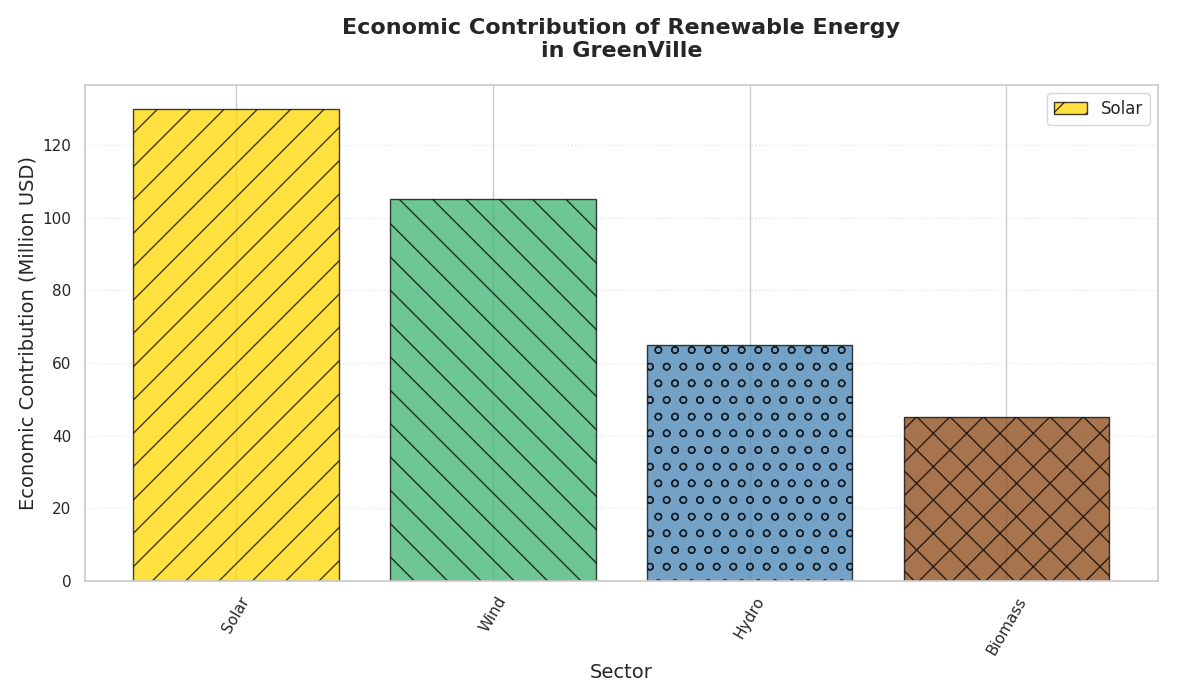

Generate this figure with Python:
import matplotlib.pyplot as plt
import numpy as np

# Data for the analysis
categories = ['Solar', 'Wind', 'Hydro', 'Biomass']
contributions = np.array([130, 105, 65, 45])  # Final state of contributions for each category
colors = ['#FFD700', '#3CB371', '#4682B4', '#8B4513']
hatches = ['/', '\\', 'o', 'x']

fig, ax = plt.subplots(figsize=(12, 7))

# Plot the base bar chart
ax.bar(categories, contributions, color=colors, edgecolor='black', hatch=hatches, alpha=0.75)

ax.set_title("Economic Contribution of Renewable Energy\nin GreenVille", fontsize=16, fontweight='bold', pad=20)
ax.set_xlabel("Sector", fontsize=14)
ax.set_ylabel("Economic Contribution (Million USD)", fontsize=14)

ax.legend(categories, loc='upper right', fontsize=12)

# Altered grid style
ax.grid(axis='y', linestyle=':', alpha=0.5)

plt.xticks(rotation=60)

plt.tight_layout(rect=[0, 0, 0.98, 1])

# Display the plot
plt.show()
